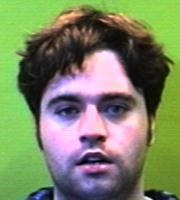
#> input picture data/dataset_1/ajflem.9.jpg, 180 x 200 px; its folder holds only this picture in this run
$ python dataCleanMaster.py
#> lines starting #> are read from the running program, lines starting #| are printed output that depends on the picture
import cv2
import os

imageDIR = 'data/dataset_1'
newDIR = 'data/dataset_1_resized'
files = os.listdir(imageDIR)
files.sort()
for filename in files:
    personTags = filename.split('.')
    if len(personTags) == 3:
        personTag = int(personTags[1])
        path = os.path.join(imageDIR,filename)
        im = cv2.imread(path,0)
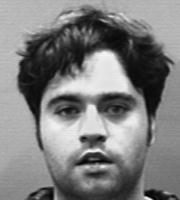
#> im: shape (200, 180); min 0, max 251, mean 126.2
        im = cv2.resize(im,(100,100))
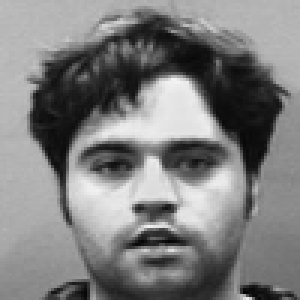
#> im: shape (100, 100) (shown 3 times larger); min 2, max 243, mean 126.2
        #personClass = personTags[0]
        newPath = os.path.join(newDIR, personTags[0],personTags[1] + '.' + personTags[2])
        if not os.path.exists(newDIR + '/' + personTags[0]): #Checks if person folder exists, if not makes a person folder
            os.mkdir(newDIR + '/' + personTags[0])
        cv2.imwrite(newPath,im)

$ run again, on data/dataset_1/mystery.9.jpg
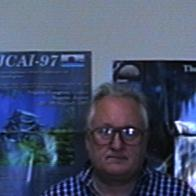
#> input picture data/dataset_1/mystery.9.jpg, 196 x 196 px
#> `im = cv2.imread(path,0)`:
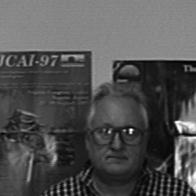
#> im: shape (196, 196); min 0, max 255, mean 81.1
#> `im = cv2.resize(im,(100,100))`:
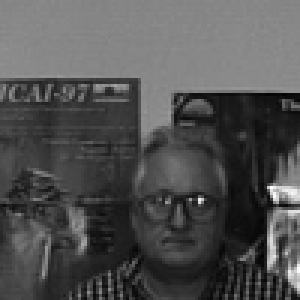
#> im: shape (100, 100) (shown 3 times larger); min 2, max 255, mean 80.9

$ run again, on data/dataset_1/pmathi.5.jpg
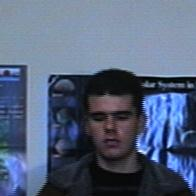
#> input picture data/dataset_1/pmathi.5.jpg, 196 x 196 px
#> `im = cv2.imread(path,0)`:
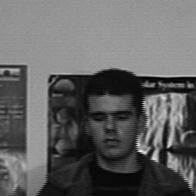
#> im: shape (196, 196); min 0, max 242, mean 98.6
#> `im = cv2.resize(im,(100,100))`:
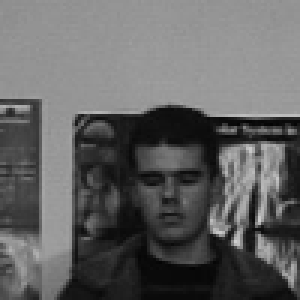
#> im: shape (100, 100) (shown 3 times larger); min 3, max 207, mean 98.5

$ run again, on data/dataset_1/rbrown.18.jpg
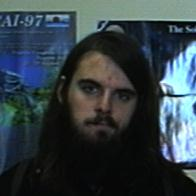
#> input picture data/dataset_1/rbrown.18.jpg, 196 x 196 px
#> `im = cv2.imread(path,0)`:
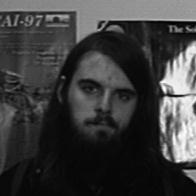
#> im: shape (196, 196); min 0, max 255, mean 60.4
#> `im = cv2.resize(im,(100,100))`:
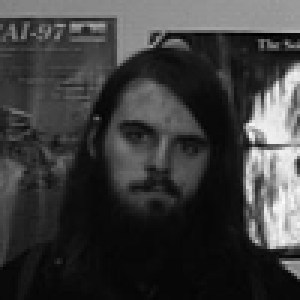
#> im: shape (100, 100) (shown 3 times larger); min 0, max 251, mean 60.3

$ run again, on data/dataset_1/carund.2.jpg
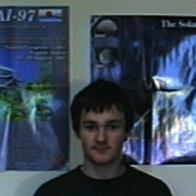
#> input picture data/dataset_1/carund.2.jpg, 196 x 196 px
#> `im = cv2.imread(path,0)`:
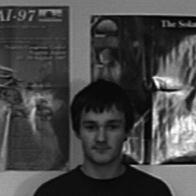
#> im: shape (196, 196); min 0, max 255, mean 70.8
#> `im = cv2.resize(im,(100,100))`:
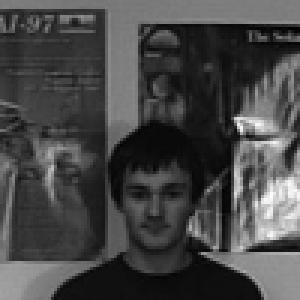
#> im: shape (100, 100) (shown 3 times larger); min 2, max 252, mean 70.7
